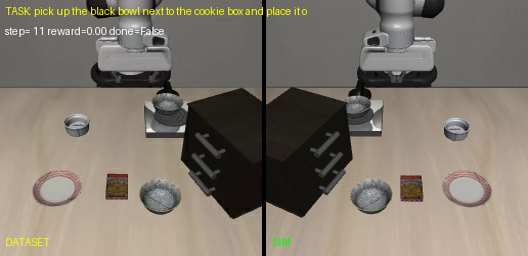
#> input picture frame 11 of replays/episode_0000.mp4, 528 x 256 px, given in place of the camera
$ python camera_check.py
#> lines starting #> are read from the running program, lines starting #| are printed output that depends on the picture
#> (reads baselines/piper_xvla/config/piper_cameras.json from the repository)
"""Camera preflight for Piper X-VLA collection.

Grabs one frame from each configured device, verifies it is a valid non-black
RGB image, and saves labeled frames plus a contact sheet under
camera_checks/preflight_<timestamp>/. Exits 0 when both cameras pass, 2 otherwise.

Read-only: touches no robot hardware.
"""
from __future__ import annotations

import argparse
import json
import sys
import time
from pathlib import Path

import cv2
import numpy as np

MODULE_DIR = Path(__file__).resolve().parent
DEFAULT_CONFIG = MODULE_DIR / "config" / "piper_cameras.json"


def grab_frame(device: str, warmup_frames: int = 5) -> np.ndarray | None:
    """Open a V4L2 device, drop warm-up frames, return one BGR frame or None."""
#> called with device = '/dev/video14', warmup_frames = 5
    cap = cv2.VideoCapture(device)
    if not cap.isOpened():
        print(f"FAIL {device}: cannot open")
        return None
    frame = None
    for _ in range(max(1, warmup_frames)):
        ok, frame = cap.read()
        if not ok:
            frame = None
#> this loop made 5 passes
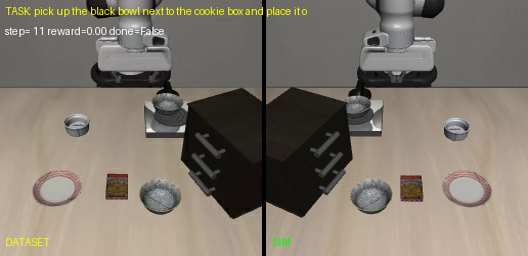
#> input picture frame 11 of replays/episode_0000.mp4, 528 x 256 px, given in place of the camera
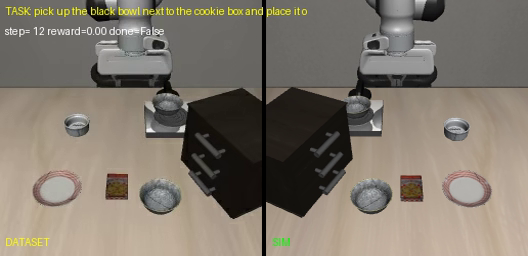
#> input picture frame 12 of replays/episode_0000.mp4, 528 x 256 px, given in place of the camera
#> pass 3, in grab_frame, `ok, frame = cap.read()`:
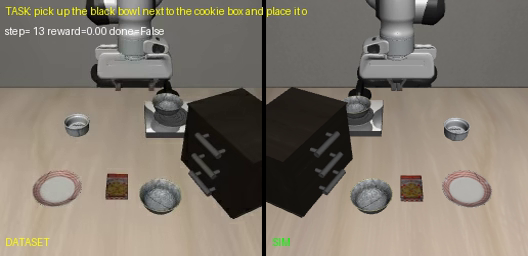
#> frame: shape (256, 528, 3); mean B, G, R 108.9, 119.9, 128
    cap.release()
    return frame


def check_camera(device: str, role: str) -> tuple[np.ndarray | None, dict]:
    """Return (frame_or_None, result_dict)."""
    frame = grab_frame(device)
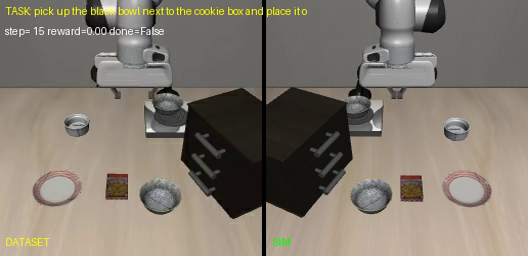
#> frame: shape (256, 528, 3); mean B, G, R 109.9, 120.8, 129
    result: dict = {"device": device, "role": role, "ok": False, "reason": ""}
    if frame is None:
        result["reason"] = "no frame captured"
        return None, result
    h, w = frame.shape[:2]
#> h = 256; w = 528
    brightness = float(frame.reshape(-1, 3).mean())
#> brightness = 119.9
    std = float(frame.std())
#> std = 50.8
    result.update(width=w, height=h, brightness=round(brightness, 1), contrast=round(std, 1))
    if brightness < 8.0:
        result["reason"] = f"frame is (nearly) black: mean={brightness:.1f}"
        return frame, result
    if std < 4.0:
        result["reason"] = f"frame has no texture (lens covered?): std={std:.1f}"
        return frame, result
    result["ok"] = True
    return frame, result


def annotate(frame: np.ndarray, label: str) -> np.ndarray:
    out = frame.copy()
    cv2.rectangle(out, (0, 0), (out.shape[1], 34), (0, 0, 0), -1)
    cv2.putText(out, label, (8, 24), cv2.FONT_HERSHEY_SIMPLEX, 0.7, (0, 255, 0), 2)
    return out


def main() -> int:
    parser = argparse.ArgumentParser(description=__doc__)
    parser.add_argument("--config", default=str(DEFAULT_CONFIG))
    parser.add_argument("--global", dest="global_device", help="override global camera device")
    parser.add_argument("--wrist", dest="wrist_device", help="override wrist camera device")
    parser.add_argument("--out-dir", default=str(MODULE_DIR / "camera_checks"))
    args = parser.parse_args()

    config: dict = {}
    if Path(args.config).exists():
        config = json.loads(Path(args.config).read_text())
    global_device = args.global_device or config.get("global_camera", {}).get("device")
    wrist_device = args.wrist_device or config.get("wrist_camera", {}).get("device")
    if not global_device or not wrist_device:
        print(f"FAIL: missing camera devices (config={args.config})")
        return 2

    stamp = time.strftime("%Y%m%d_%H%M%S")
    out_dir = Path(args.out_dir) / f"preflight_{stamp}"
    out_dir.mkdir(parents=True, exist_ok=True)

    panels = []
    results = []
    all_ok = True
    for role, device in (("global", global_device), ("wrist", wrist_device)):
        frame, result = check_camera(device, role)
#> result = {'device': '/dev/video14', 'role': 'global', 'ok': True, 'reason': '', 'width': 528, 'height': 256, 'brightness': 119.9, 'contrast': 50.8}
        detail = result.get("reason") or f"{result['width']}x{result['height']} mean={result['brightness']} std={result['contrast']}"
#> detail = '528x256 mean=119.9 std=50.8'
        print(f"{'PASS' if result['ok'] else 'FAIL'} {role} {device}: {detail}")
#| PASS global /dev/video14: 528x256 mean=119.9 std=50.8
        if frame is not None:
            label = f"{role} {device}" + ("" if result["ok"] else f"  [{result['reason']}]")
#> label = 'global /dev/video14'
            path = out_dir / f"{role}_{Path(device).name}.jpg"
            cv2.imwrite(str(path), annotate(frame, label))
#> in annotate, `cv2.putText(out, label, (8, 24), cv2.FONT_HERSHEY_SIMPLEX, 0.7, (0, 25..`:
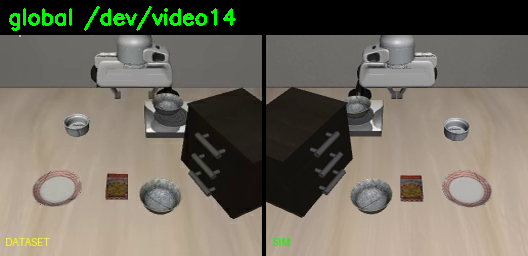
#> out: shape (256, 528, 3); mean B, G, R 95.9, 108.2, 113.2
            result["frame_path"] = str(path)
            panels.append(cv2.resize(annotate(frame, label), (640, 480)))
        if not result["ok"]:
            all_ok = False
        results.append(result)

    sheet_path = out_dir / "contact_sheet.jpg"
    if panels:
        cv2.imwrite(str(sheet_path), np.hstack(panels))
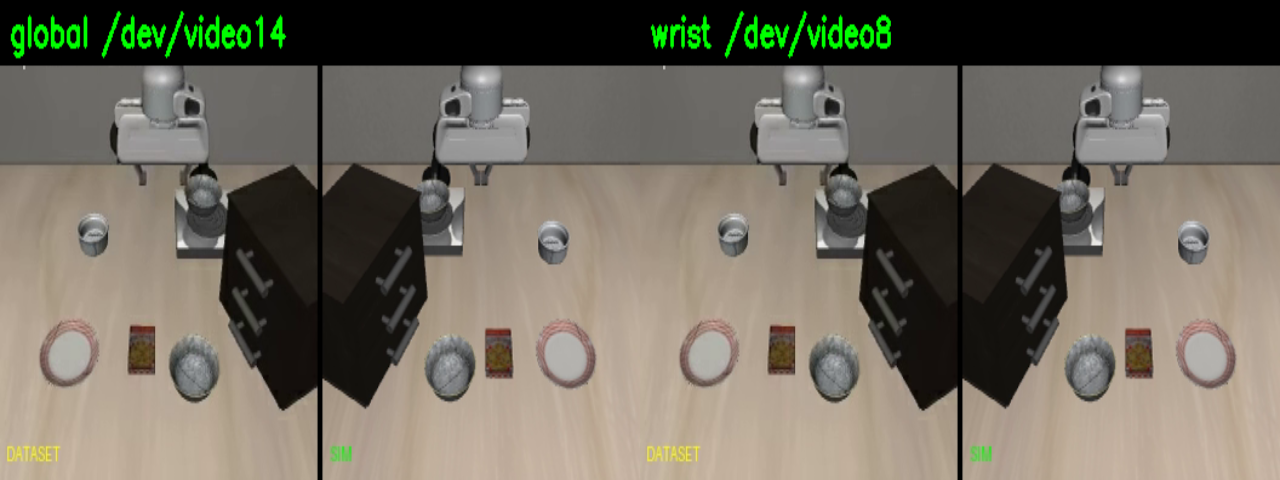
#> saved as contact_sheet.jpg: shape (480, 1280, 3); mean B, G, R 95.8, 108, 113.2
    summary = {
        "ok": all_ok,
        "global_device": global_device,
        "wrist_device": wrist_device,
        "results": results,
        "contact_sheet": str(sheet_path) if panels else None,
    }
    print(json.dumps(summary, indent=2))
#> (printed output is left out)
    return 0 if all_ok else 2


if __name__ == "__main__":
    sys.exit(main())
#> (the program exits here)
